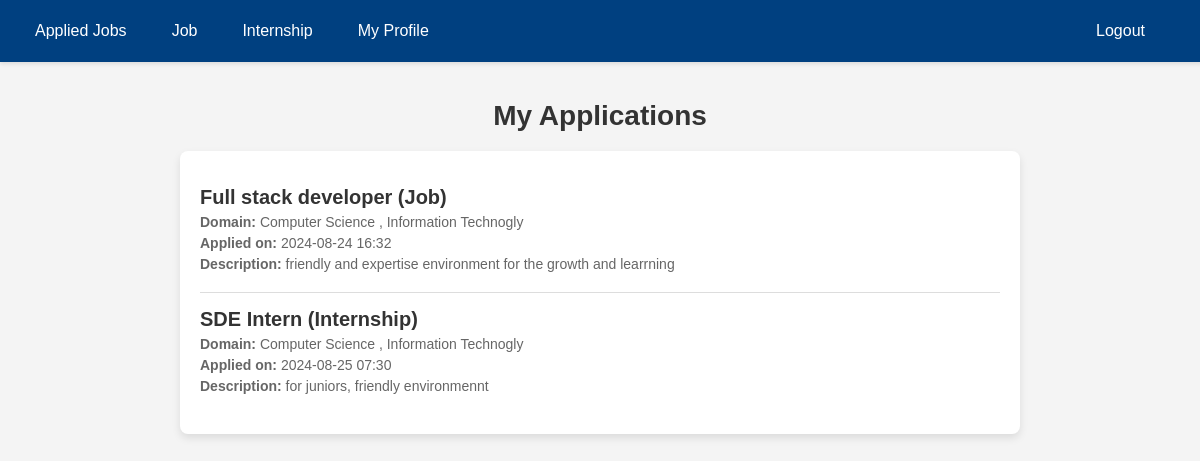
/jobsearch/my-applications/ (signed in), run on the app's committed database.
### jobsearch/models.py (models this page shows, shortened)
class AppliedJob(models.Model):
    user = models.ForeignKey('user_table', on_delete=models.CASCADE)
    opportunity = models.ForeignKey('opportunity', on_delete=models.CASCADE)
    applied_date = models.DateTimeField(auto_now_add=True)

class Opportunity(models.Model):
    TYPE_CHOICES = [
        ('job', 'Job'),
        ('internship', 'Internship'),
    ]
    title = models.CharField(max_length=100)
    type = models.CharField(max_length=10, choices=TYPE_CHOICES)
    domain = models.CharField(max_length=50)
    salary = models.DecimalField(max_digits=10, decimal_places=2, blank=True, null=True)  # Salary may not be applicable for internships
    experience = models.CharField(max_length=50)
    prerequisites = models.TextField()
    description = models.TextField()
    company_logo = models.ImageField(upload_to='company_logos/', null=True, blank=True)

### jobsearch/views.py (the view)
# urls.py: path('my-applications/', views.user_applications, name='user_applications'),
@login_required
def user_applications(request):
    user = request.user
    applied_jobs = AppliedJob.objects.filter(user=user)
    return render(request, 'user_applications.html', {'applied_jobs': applied_jobs})

### jobsearch/templates/user_applications.html (shortened to what this page needs)
<!DOCTYPE html>
<html lang="en">
<head>
</head>
<body>
    <nav>
        <div class="nav-container">
            <a href="{% url 'user_applications' %}">Applied Jobs</a>
            <a href="{% url 'opportunity_list' %}">Job</a>
            <a href="{% url 'opportunity_list' %}">Internship</a>
            <a href="{% url 'user_profile' %}">My Profile</a>
        </div>
        <form method="post" action="{% url 'logout' %}" style="margin: 0; padding-right: 5%;">
            <button type="submit">Logout</button>
        </form>
    </nav>
<h1>My Applications</h1>
<div class="application-list">
    {% if applied_jobs %}
        {% for applied_job in applied_jobs %}
            <div class="application-item">
                <h3>{{ applied_job.opportunity.title }} ({{ applied_job.opportunity.get_type_display }})</h3>
                <p><strong>Domain:</strong> {{ applied_job.opportunity.domain }}</p>
                <p><strong>Applied on:</strong> {{ applied_job.applied_date|date:"Y-m-d H:i" }}</p>
                <p><strong>Description:</strong> {{ applied_job.opportunity.description }}</p>
            </div>
        {% endfor %}
    {% else %}
        <p>You have not applied for any jobs yet.</p>
    {% endif %}
</div>
</body>
</html>

### jobsearch/templates/user_applications.html (style rules this page uses)
body { font-family: Arial, sans-serif; background-color: #f4f4f4; color: #333; margin: 0; padding: 20px; }
nav { background-color: #004080; color: white; padding: 10px 20px; display: flex; justify-content: space-between; align-items: center; box-shadow: 0 2px 4px rgba(0, 0, 0, 0.1); position: fixed; width: 100%; top: 0; left: 0; z-index: 1000; }
nav .nav-container { display: flex; gap: 15px; }
nav a, nav button { color: white; text-align: center; padding: 12px 15px; text-decoration: none; font-size: 16px; border: none; background-color: transparent; cursor: pointer; border-radius: 4px; }
h1 { text-align: center; margin-top: 80px; font-size: 28px; color: #333; }
.application-list { max-width: 800px; margin: 0 auto; background-color: #fff; border-radius: 8px; box-shadow: 0 4px 8px rgba(0, 0, 0, 0.1); padding: 20px; }
.application-item { border-bottom: 1px solid #ddd; padding: 15px 0; }
.application-item:last-child { border-bottom: none; }
.application-item h3 { margin: 0; font-size: 20px; color: #333; }
.application-item p { margin: 5px 0; font-size: 14px; color: #666; }

### data on the page
AppliedJob: opportunity "Full stack developer", opportunity.type "Job", opportunity.domain "Computer Science , Information Technogly", applied_date "2024-08-24 16:32", opportunity.description "friendly and expertise environment for the growth and learrning"
AppliedJob: opportunity "SDE Intern", opportunity.type "Internship", opportunity.domain "Computer Science , Information Technogly", applied_date "2024-08-25 07:30", opportunity.description "for juniors, friendly environmennt"
